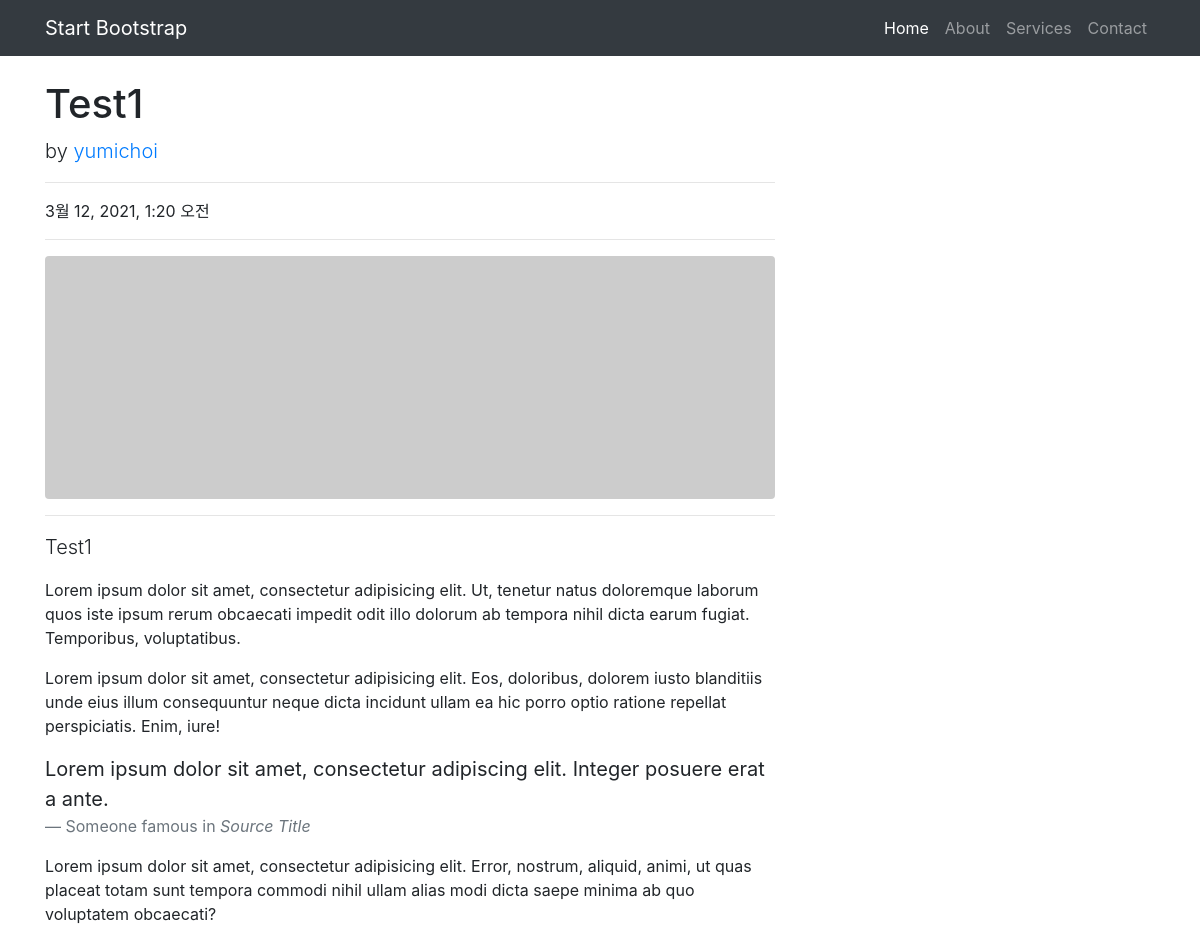
Before: /blogMain/detail/1/ (upper part) with the older database file.
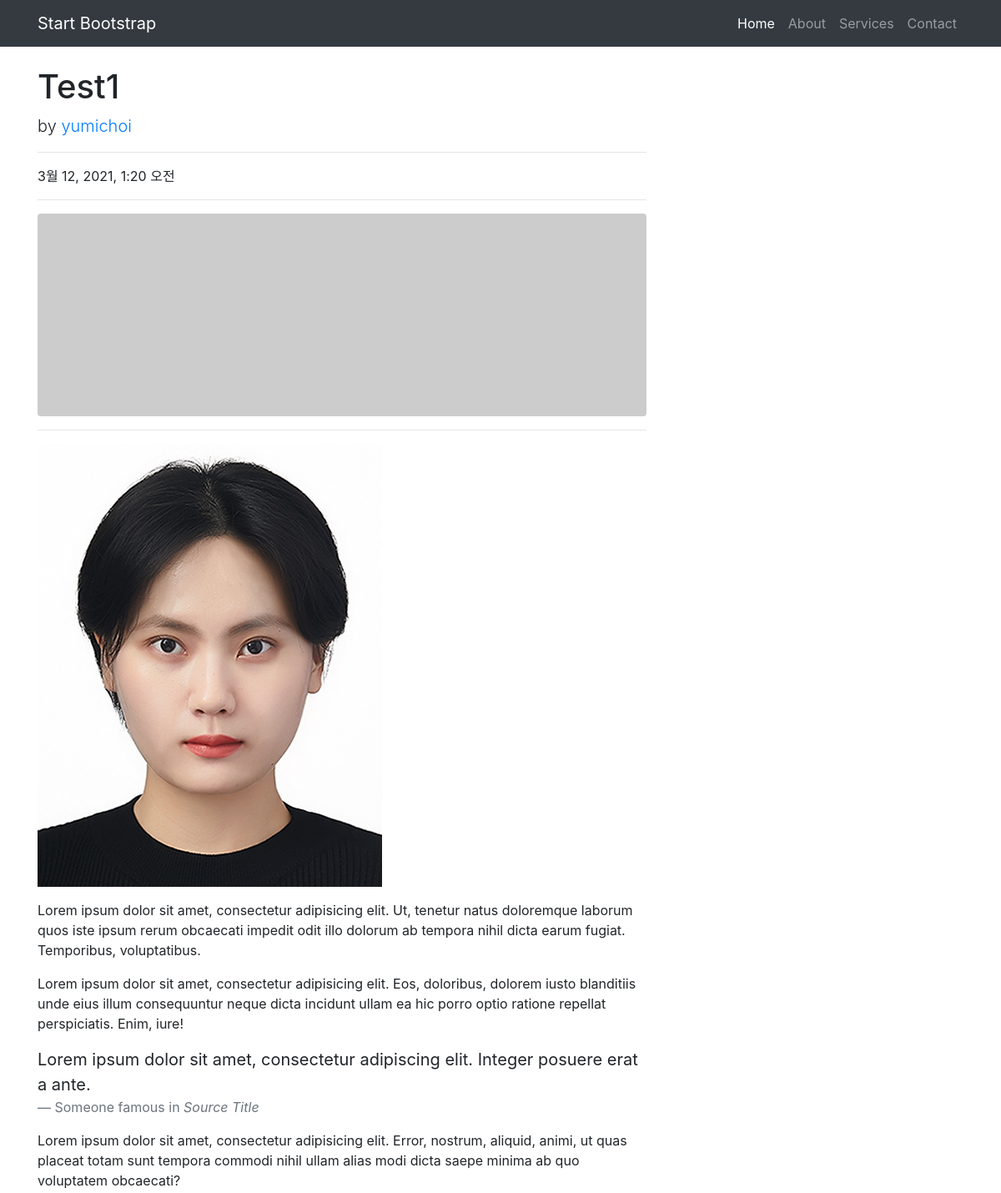
After: the same page with the newer database file.
### blogapp/models.py (models this page shows)
class Blog(models.Model):
    title = models.CharField(max_length=100)
    auto_now_add = True
    pub_date = models.DateTimeField(auto_now_add=True)
    author = models.ForeignKey(User, on_delete=models.CASCADE, null=True, default=1)
    body = RichTextUploadingField()

### blogapp/views.py (the view)
# urls.py: path('blogMain/detail/<int:blog_id>/', blogapp.views.detail, name = 'detail'),
def detail(request, blog_id):
    blog_detail = get_object_or_404(Blog, pk=blog_id)
    comments = Comment.objects.filter(blog_id=blog_id)
    context = {
        'blog_detail': blog_detail,
        'comments': comments,
    }
    return render(request, 'detail.html', context)

### blogapp/templates/detail.html (shortened to what this page needs)
{% load static %}
<!DOCTYPE html>
<html lang="en">
<head>
  <link href="{% static 'css/detail/vendor/bootstrap/css/bootstrap.min.css' %}" rel="stylesheet">
  <link href="{% static 'css/detail/css/blog-post.css' %}" rel="stylesheet">
</head>
<body>
  <nav class="navbar navbar-expand-lg navbar-dark bg-dark fixed-top">
    <div class="container">
      <a class="navbar-brand" href="#">Start Bootstrap</a>
      <div class="collapse navbar-collapse" id="navbarResponsive">
        <ul class="navbar-nav ml-auto">
          <li class="nav-item active">
            <a class="nav-link" href="#">Home
            </a>
          </li>
          <li class="nav-item">
            <a class="nav-link" href="#">About</a>
          </li>
          <li class="nav-item">
            <a class="nav-link" href="#">Services</a>
          </li>
          <li class="nav-item">
            <a class="nav-link" href="#">Contact</a>
          </li>
        </ul>
      </div>
    </div>
  </nav>
  <div class="container">
    <div class="row">
      <div class="col-lg-8">
        <h1 class="mt-4">{{ blog_detail.title }}</h1>
        <p class="lead">
          by
          <a href="#">{{ blog_detail.author }}</a>
        </p>
        <hr>
        <p>{{ blog_detail.pub_date }}</p>
        <hr>
        <img class="img-fluid rounded" src="http://placehold.it/900x300" alt="">
        <hr>
        <p class="lead">{{ blog_detail.body | safe }}</p>
        <p>Lorem ipsum dolor sit amet, consectetur adipisicing elit. Ut, tenetur natus doloremque laborum quos iste ipsum rerum obcaecati impedit odit illo dolorum ab tempora nihil dicta earum fugiat. Temporibus, voluptatibus.</p>
        <p>Lorem ipsum dolor sit amet, consectetur adipisicing elit. Eos, doloribus, dolorem iusto blanditiis unde eius illum consequuntur neque dicta incidunt ullam ea hic porro optio ratione repellat perspiciatis. Enim, iure!</p>
        <blockquote class="blockquote">
          <p class="mb-0">Lorem ipsum dolor sit amet, consectetur adipiscing elit. Integer posuere erat a ante.</p>
          <footer class="blockquote-footer">Someone famous in
            <cite title="Source Title">Source Title</cite>
          </footer>
        </blockquote>
        <p>Lorem ipsum dolor sit amet, consectetur adipisicing elit. Error, nostrum, aliquid, animi, ut quas placeat totam sunt tempora commodi nihil ullam alias modi dicta saepe minima ab quo voluptatem obcaecati?</p>
    </div>
  </div>
</body>
</html>

### blogapp/static/css/detail/css/blog-post.css (style rules this page uses)
body { padding-top: 56px; }

Changed rows visible on the page:
changed Blog "Test1": body: picture added; body "Test1" → (not shown)
